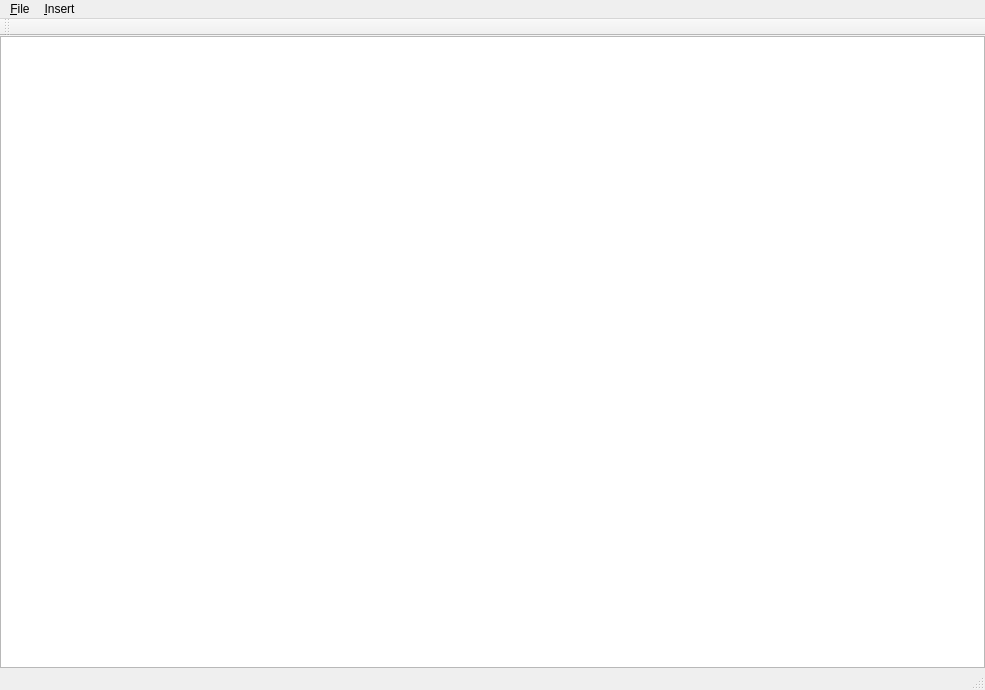
<?xml version="1.0" encoding="UTF-8"?>
<ui version="4.0">
 <class>MainWindow</class>
 <widget class="QMainWindow" name="MainWindow">
  <property name="geometry">
   <rect>
    <x>0</x>
    <y>0</y>
    <width>985</width>
    <height>690</height>
   </rect>
  </property>
  <property name="windowTitle">
   <string>OC Draw</string>
  </property>
  <widget class="QWidget" name="centralWidget">
   <layout class="QVBoxLayout" name="verticalLayout">
    <property name="spacing">
     <number>0</number>
    </property>
    <property name="leftMargin">
     <number>0</number>
    </property>
    <property name="topMargin">
     <number>0</number>
    </property>
    <property name="rightMargin">
     <number>0</number>
    </property>
    <property name="bottomMargin">
     <number>0</number>
    </property>
    <item>
     <layout class="QVBoxLayout" name="verticalLayout_2">
      <property name="spacing">
       <number>0</number>
      </property>
      <item>
       <widget class="QGraphicsView" name="graphicsView"/>
      </item>
     </layout>
    </item>
   </layout>
  </widget>
  <widget class="QMenuBar" name="menuBar">
   <property name="geometry">
    <rect>
     <x>0</x>
     <y>0</y>
     <width>985</width>
     <height>22</height>
    </rect>
   </property>
   <widget class="QMenu" name="menuFile">
    <property name="title">
     <string>&amp;File</string>
    </property>
    <addaction name="actionNewFile"/>
    <addaction name="actionOpenFile"/>
    <addaction name="actionSave"/>
    <addaction name="actionSave_as"/>
   </widget>
   <widget class="QMenu" name="menuInsert">
    <property name="title">
     <string>&amp;Insert</string>
    </property>
    <addaction name="actionRectangle"/>
   </widget>
   <addaction name="menuFile"/>
   <addaction name="menuInsert"/>
  </widget>
  <widget class="QToolBar" name="mainToolBar">
   <attribute name="toolBarArea">
    <enum>TopToolBarArea</enum>
   </attribute>
   <attribute name="toolBarBreak">
    <bool>false</bool>
   </attribute>
  </widget>
  <widget class="QStatusBar" name="statusBar"/>
  <action name="actionNewFile">
   <property name="text">
    <string>&amp;New...</string>
   </property>
   <property name="shortcut">
    <string>Ctrl+N</string>
   </property>
  </action>
  <action name="actionOpenFile">
   <property name="text">
    <string>&amp;Open...</string>
   </property>
   <property name="shortcut">
    <string>Ctrl+O</string>
   </property>
  </action>
  <action name="actionSave">
   <property name="text">
    <string>&amp;Save</string>
   </property>
   <property name="shortcut">
    <string>Ctrl+S</string>
   </property>
  </action>
  <action name="actionSave_as">
   <property name="text">
    <string>Save &amp;as...</string>
   </property>
  </action>
  <action name="actionRectangle">
   <property name="text">
    <string>&amp;Rectangle...</string>
   </property>
   <property name="shortcut">
    <string>Ctrl+Shift+R</string>
   </property>
  </action>
 </widget>
 <layoutdefault spacing="6" margin="11"/>
 <resources/>
 <connections/>
</ui>
